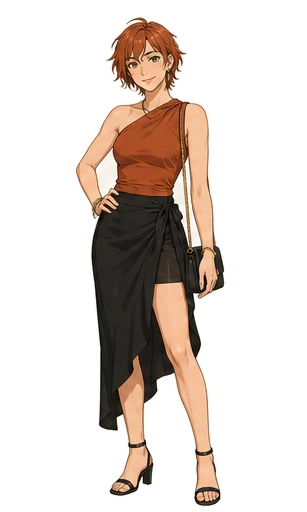
#> input picture assets/heroines/ara/outfits/03.webp, 307 x 512 px
$ python -i remove_character_backgrounds.py   (imports and definitions only)
#> lines starting #> are read from the running program, lines starting #| are printed output that depends on the picture; after the words box and inside, x2 and y2 are one past the last pixel; in counts of white or black regions, pixels touching at a corner belong together
from __future__ import annotations

import argparse
from collections import deque
from pathlib import Path

import numpy as np
from PIL import Image, ImageFilter


ROOT = Path(__file__).resolve().parents[1]
ASSET_PATTERNS = (
    "assets/heroines/*/outfits/*.webp",
    "assets/heroines/yuna/expressions/*.webp",
    "assets/characters/girlfriend-standing-keyed.png",
)


def character_assets() -> list[Path]:
    return sorted({path for pattern in ASSET_PATTERNS for path in ROOT.glob(pattern)})


def has_useful_alpha(image: Image.Image) -> bool:
    if "A" not in image.getbands():
        return False
    alpha = np.asarray(image.getchannel("A"), dtype=np.uint8)
    return float(np.count_nonzero(alpha < 16)) / alpha.size >= 0.01


def background_candidate(rgb: np.ndarray) -> np.ndarray:
    border = np.concatenate((rgb[0, :, :], rgb[-1, :, :], rgb[:, 0, :], rgb[:, -1, :]), axis=0)
    median = np.median(border, axis=0)
    if median[1] > median[0] + 80 and median[1] > median[2] + 80:
        red = rgb[:, :, 0].astype(np.int16)
        green = rgb[:, :, 1].astype(np.int16)
        blue = rgb[:, :, 2].astype(np.int16)
        candidate = (green >= 140) & ((green - red) >= 55) & ((green - blue) >= 55)
        return candidate & smooth_region(rgb)
    brightest = rgb.max(axis=2).astype(np.int16)
    darkest = rgb.min(axis=2).astype(np.int16)
    candidate = (darkest >= 175) & ((brightest - darkest) <= 22)
    return candidate & smooth_region(rgb)


def smooth_region(rgb: np.ndarray, threshold: int = 18) -> np.ndarray:
    colors = rgb.astype(np.int16)
    height, width = colors.shape[:2]
    strongest_edge = np.zeros((height, width), dtype=np.int16)
    for dy, dx in ((-1, 0), (1, 0), (0, -1), (0, 1)):
        shifted = np.roll(colors, (dy, dx), axis=(0, 1))
        difference = np.abs(colors - shifted).max(axis=2)
        if dy == -1:
            difference[-1, :] = 0
        elif dy == 1:
            difference[0, :] = 0
        if dx == -1:
            difference[:, -1] = 0
        elif dx == 1:
            difference[:, 0] = 0
        strongest_edge = np.maximum(strongest_edge, difference)
    return strongest_edge <= threshold


def connected_border_background(candidate: np.ndarray) -> np.ndarray:
    height, width = candidate.shape
    background = np.zeros_like(candidate, dtype=bool)
    queue: deque[tuple[int, int]] = deque()

    for x in range(width):
        if candidate[0, x]:
            queue.append((0, x))
        if candidate[height - 1, x]:
            queue.append((height - 1, x))
    for y in range(height):
        if candidate[y, 0]:
            queue.append((y, 0))
        if candidate[y, width - 1]:
            queue.append((y, width - 1))

    while queue:
        y, x = queue.popleft()
        if background[y, x] or not candidate[y, x]:
            continue
        background[y, x] = True
        if y:
            queue.append((y - 1, x))
        if y + 1 < height:
            queue.append((y + 1, x))
        if x:
            queue.append((y, x - 1))
        if x + 1 < width:
            queue.append((y, x + 1))
    adjacent = np.zeros_like(background)
    adjacent[1:, :] |= background[:-1, :]
    adjacent[:-1, :] |= background[1:, :]
    adjacent[:, 1:] |= background[:, :-1]
    adjacent[:, :-1] |= background[:, 1:]
    return background | (candidate & adjacent)


def largest_connected_subject(foreground: np.ndarray) -> np.ndarray:
    height, width = foreground.shape
    visited = np.zeros_like(foreground, dtype=bool)
    largest: list[tuple[int, int]] = []
    for start_y, start_x in zip(*np.nonzero(foreground)):
        if visited[start_y, start_x]:
            continue
        component: list[tuple[int, int]] = []
        queue: deque[tuple[int, int]] = deque([(int(start_y), int(start_x))])
        visited[start_y, start_x] = True
        while queue:
            y, x = queue.popleft()
            component.append((y, x))
            for next_y, next_x in ((y - 1, x), (y + 1, x), (y, x - 1), (y, x + 1)):
                if 0 <= next_y < height and 0 <= next_x < width and foreground[next_y, next_x] and not visited[next_y, next_x]:
                    visited[next_y, next_x] = True
                    queue.append((next_y, next_x))
        if len(component) > len(largest):
            largest = component
    subject = np.zeros_like(foreground, dtype=bool)
    if largest:
        ys, xs = zip(*largest)
        subject[np.asarray(ys), np.asarray(xs)] = True
    return subject


def bleed_edge_colors(rgb: np.ndarray, foreground: np.ndarray, steps: int = 3) -> np.ndarray:
    result = rgb.astype(np.float32).copy()
    filled = foreground.copy()
    height, width = foreground.shape
    for _ in range(steps):
        sums = np.zeros_like(result)
        counts = np.zeros((height, width), dtype=np.float32)
        for dy, dx in ((-1, 0), (1, 0), (0, -1), (0, 1)):
            shifted_filled = np.roll(filled, (dy, dx), axis=(0, 1))
            shifted_rgb = np.roll(result, (dy, dx), axis=(0, 1))
            if dy == -1:
                shifted_filled[-1, :] = False
            elif dy == 1:
                shifted_filled[0, :] = False
            if dx == -1:
                shifted_filled[:, -1] = False
            elif dx == 1:
                shifted_filled[:, 0] = False
            sums += shifted_rgb * shifted_filled[..., None]
            counts += shifted_filled
        expand = (~filled) & (counts > 0)
        result[expand] = sums[expand] / counts[expand, None]
        filled |= expand
    return np.clip(result, 0, 255).astype(np.uint8)


def remove_background(source: Path, destination: Path) -> tuple[float, float]:
#> called with source = '../assets/heroines/ara/outfits/03.webp', destination = 'out.png'
    with Image.open(source) as opened:
#> opened is the input picture: PIL image 307x512 RGBA; mean R, G, B, A 218, 204.7, 192.5, 72.3
        image = opened.convert("RGBA")
    rgba = np.asarray(image, dtype=np.uint8).copy()
    background = connected_border_background(background_candidate(rgba[:, :, :3]))
#> in background_candidate, `border = np.concatenate((rgb[0, :, :], rgb[-1, :, :], rgb[:, 0, :], rg..`: border = 1638 rows, first 8: [254, 254, 252], [254, 254, 252], [254, 254, 252], [254, 254, 252], [254, 254, 252], [254, 254, 252], [254, 254, 252], [254, 254, 252]
#> in background_candidate, `median = np.median(border, axis=0)`: median = [254, 254, 254]
#> in background_candidate, `candidate = (darkest >= 175) & ((brightest - darkest) <= 22)`:
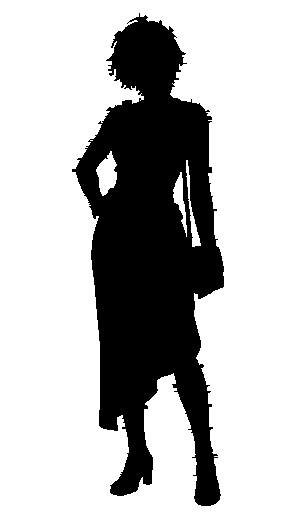
#> candidate: shape (512, 307) bool; 73.3% white; 1 black region, box (x1, y1, x2, y2) and area: (72, 13, 224, 506) 42028
#> the loop in smooth_region, `for dy, dx in ((-1, 0), (1, 0), (0, -1), (0, 1)):` made 4 passes
#> pass 1, in smooth_region, `shifted = np.roll(colors, (dy, dx), axis=(0, 1))`:
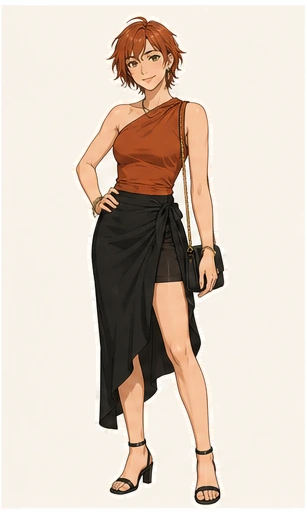
#> shifted: shape (512, 307, 3) int16; mean R, G, B 218, 204.7, 192.5
#> after the loop in smooth_region, `for dy, dx in ((-1, 0), (1, 0), (0, -1), (0, 1)):`:
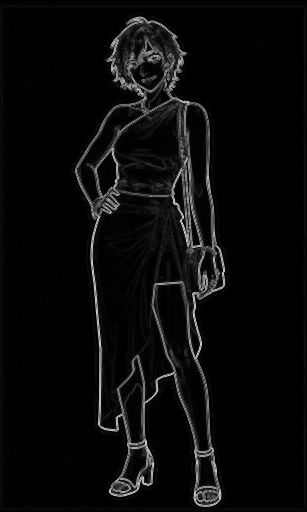
#> strongest_edge: shape (512, 307) int16; min 0, max 213, mean 10.4
#> in smooth_region, `return strongest_edge <= threshold`: returned value: shape (512, 307) bool; 88.9% white; 74 black regions (65 under 20 px), largest, box (x1, y1, x2, y2) and area: (75, 16, 226, 507) 16903, (170, 231, 179, 259) 90, (141, 75, 157, 86) 78
#> in background_candidate, `return candidate & smooth_region(rgb)`:
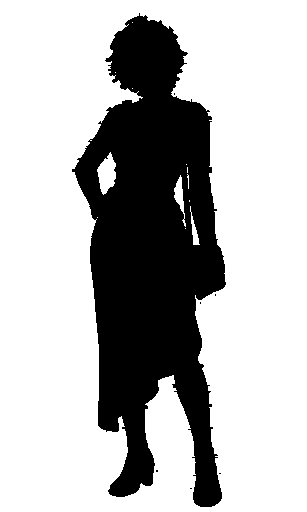
#> returned value: shape (512, 307) bool; 72% white; 7 black regions (6 under 20 px), largest, box (x1, y1, x2, y2) and area: (72, 13, 226, 507) 43977
#> in connected_border_background, `height, width = candidate.shape`: height = 512; width = 307
#> the loop in connected_border_background, `while queue:` made 449076 passes
#> (y, x) on passes 1 to 3: (0, 0), (511, 0), (0, 1)
#> after the loop in connected_border_background, `while queue:`: background: shape (512, 307) bool; 71.4% white; 7 black regions (6 under 20 px), largest, box (x1, y1, x2, y2) and area: (72, 13, 226, 507) 44901
#> in connected_border_background, `adjacent[1:, :] |= background[:-1, :]`: adjacent: shape (512, 307) bool; 71.2% white; 8 black regions (6 under 20 px), largest, box (x1, y1, x2, y2) and area: (72, 14, 226, 508) 44901, (0, 0, 307, 1) 307
#> in connected_border_background, `adjacent[:, :-1] |= background[:, 1:]`: adjacent: shape (512, 307) bool; 72.4% white; 1 black region, box (x1, y1, x2, y2) and area: (73, 16, 225, 506) 43317
    foreground = largest_connected_subject(~background)
#> the loop in largest_connected_subject, `for start_y, start_x in zip(*np.nonzero(foreground)):` made 44915 passes
#> (start_y, start_x) on passes 1 to 12: (13, 139), (14, 139), (15, 139), (15, 145), (16, 137), (16, 138), (16, 139), (16, 140), (16, 141), (16, 142), (16, 144), (16, 145)
#> in largest_connected_subject, `ys, xs = zip(*largest)`: ys = 44901 items
#> foreground: shape (512, 307) bool; 28.6% white; 1 white region, box (x1, y1, x2, y2) and area: (72, 13, 226, 507) 44901
    background = ~foreground
    ratio = float(np.count_nonzero(background)) / background.size
#> ratio = 0.714
    if not 0.15 <= ratio <= 0.90:
        raise ValueError(f"unsafe background coverage {ratio:.1%}: {source}")

    rgba[:, :, :3] = bleed_edge_colors(rgba[:, :, :3], foreground)
#> after the loop in bleed_edge_colors, `for _ in range(steps):`:
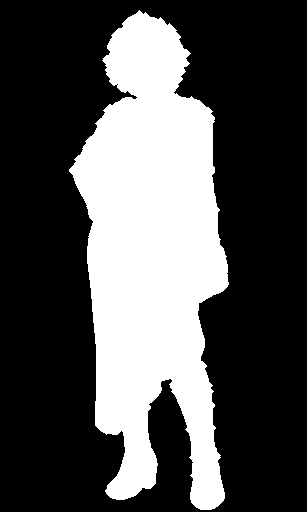
#> filled: shape (512, 307) bool; 31.5% white; 1 white region, box (x1, y1, x2, y2) and area: (69, 10, 229, 510) 49441
#> after the loop in bleed_edge_colors, `for _ in range(steps):`: result: shape (512, 307, 3) float32; mean R, G, B 218.1, 204.8, 192.5
#> after the loop in bleed_edge_colors, `for _ in range(steps):`: shifted_filled: shape (512, 307) bool; 30.5% white; 1 white region, box (x1, y1, x2, y2) and area: (71, 11, 229, 509) 47996
#> after the loop in bleed_edge_colors, `for _ in range(steps):`:
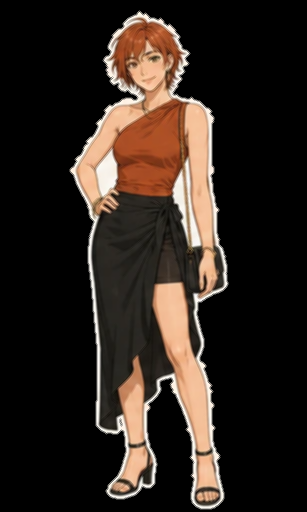
#> sums: shape (512, 307, 3) float32; mean R, G, B 182.6, 143.8, 117.7; drawn with min black and max white
    hard_alpha = Image.fromarray(np.where(foreground, 255, 0).astype(np.uint8), "L")
    alpha = hard_alpha.filter(ImageFilter.GaussianBlur(radius=0.65))
    alpha_values = np.asarray(alpha, dtype=np.uint8)
    alpha_values = np.where(alpha_values < 12, 0, np.where(alpha_values > 243, 255, alpha_values)).astype(np.uint8)
    rgba[:, :, 3] = alpha_values
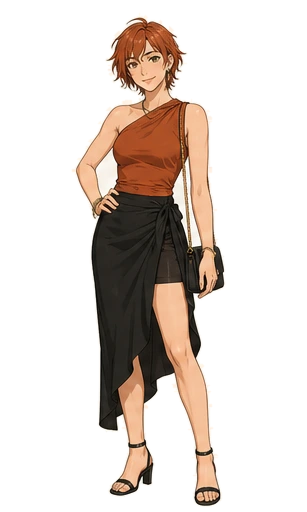
#> rgba: shape (512, 307, 4); mean R, G, B, A 218.1, 204.7, 192.5, 72.8; transparent parts drawn white

#> (the run stopped early here; a loop or call above may not have finished)

$ run again, on assets/heroines/ara/outfits/08.webp
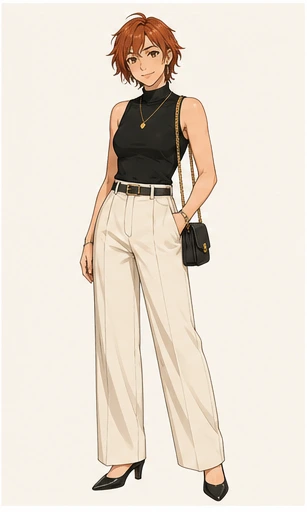
#> input picture assets/heroines/ara/outfits/08.webp, 307 x 512 px
#> in remove_background, opened is the input picture: PIL image 307x512 RGB; mean R, G, B 231.9, 222.2, 210.2
#> border = 1638 rows, first 8: [254, 253, 255], [253, 252, 255], [252, 251, 252], [252, 251, 252], [255, 255, 254], [255, 255, 254], [255, 255, 252], [255, 255, 251]
#> median = [255, 254, 254]
#> candidate: shape (512, 307) bool; 72.4% white; 5 black regions (4 under 20 px), largest, box (x1, y1, x2, y2) and area: (79, 11, 229, 501) 43302
#> in connected_border_background, `height, width = candidate.shape`: height = 512; width = 307
#> the loop in connected_border_background, `while queue:` made 445632 passes
#> (y, x) on passes 1 to 3: (0, 0), (511, 0), (0, 1)
#> the loop in largest_connected_subject, `for start_y, start_x in zip(*np.nonzero(foreground)):` made 45776 passes
#> (start_y, start_x) on passes 1 to 8: (11, 136), (11, 137), (11, 138), (11, 139), (11, 140), (12, 133), (12, 134), (12, 135)
#> ys = 45773 items
#> foreground: shape (512, 307) bool; 29.1% white; 1 white region, box (x1, y1, x2, y2) and area: (78, 11, 230, 503) 45773
#> ratio = 0.709
#> after the loop in bleed_edge_colors, `for _ in range(steps):`:
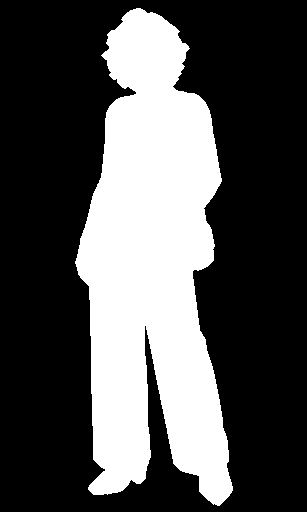
#> filled: shape (512, 307) bool; 32.1% white; 1 white region, box (x1, y1, x2, y2) and area: (75, 8, 233, 506) 50399
#> in remove_background, `rgba[:, :, 3] = alpha_values`:
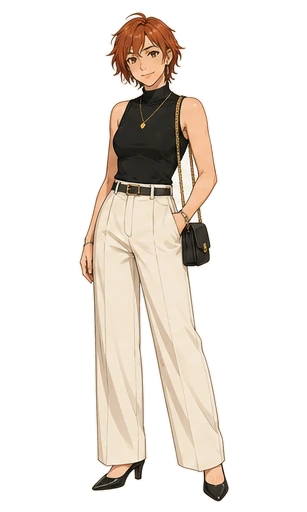
#> rgba: shape (512, 307, 4); mean R, G, B, A 232.1, 222.4, 210.3, 74.3; transparent parts drawn white

$ run again, on assets/heroines/ara/outfits/09.webp
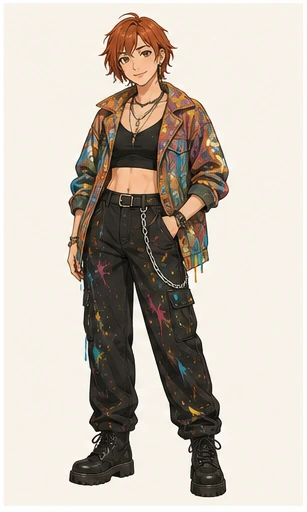
#> input picture assets/heroines/ara/outfits/09.webp, 307 x 512 px
#> in remove_background, opened is the input picture: PIL image 307x512 RGB; mean R, G, B 199.3, 190.4, 180.1
#> border = 1638 rows, first 8: [255, 253, 254], [255, 253, 254], [255, 253, 254], [255, 253, 254], [255, 255, 255], [255, 255, 255], [255, 255, 255], [255, 255, 255]
#> median = [254, 254, 254]
#> candidate: shape (512, 307) bool; 68.8% white; 2 black regions (1 under 20 px), largest, box (x1, y1, x2, y2) and area: (67, 12, 229, 497) 49049
#> in connected_border_background, `height, width = candidate.shape`: height = 512; width = 307
#> the loop in connected_border_background, `while queue:` made 423784 passes
#> (y, x) on passes 1 to 3: (0, 0), (511, 0), (0, 1)
#> the loop in largest_connected_subject, `for start_y, start_x in zip(*np.nonzero(foreground)):` made 51238 passes
#> (start_y, start_x) on passes 1 to 8: (11, 129), (11, 130), (11, 131), (11, 132), (11, 133), (12, 125), (12, 126), (12, 127)
#> ys = 51237 items
#> foreground: shape (512, 307) bool; 32.6% white; 1 white region, box (x1, y1, x2, y2) and area: (66, 11, 230, 499) 51237
#> ratio = 0.674
#> after the loop in bleed_edge_colors, `for _ in range(steps):`:
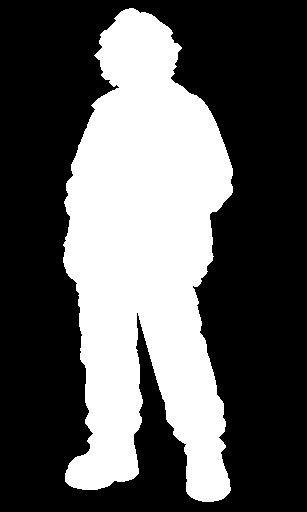
#> filled: shape (512, 307) bool; 35.6% white; 1 white region, box (x1, y1, x2, y2) and area: (63, 8, 233, 502) 55907
#> in remove_background, `rgba[:, :, 3] = alpha_values`:
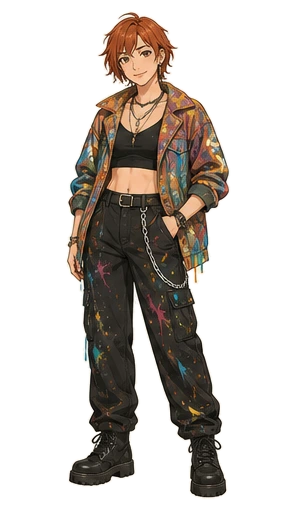
#> rgba: shape (512, 307, 4); mean R, G, B, A 199.5, 190.5, 180.2, 83.1; transparent parts drawn white
